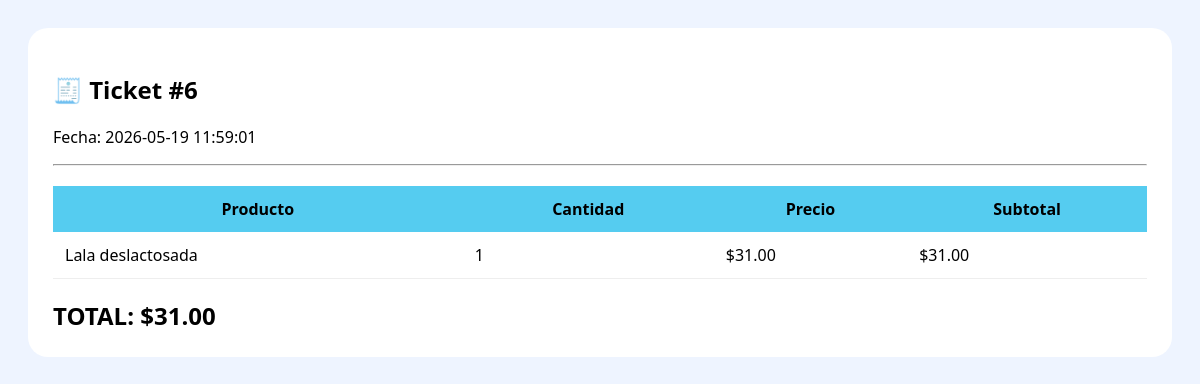
/ventas/detalle_ticket.php?id=6, run on the app's committed database.
### tables this page shows
CREATE TABLE `ventas` (
  `id` int(11) NOT NULL,
  `fecha` datetime DEFAULT current_timestamp(),
  `total` decimal(10,2) DEFAULT NULL,
  `recibido` decimal(10,2) DEFAULT 0.00,
  `cambio` decimal(10,2) DEFAULT 0.00,
  `usuario_id` int(11) DEFAULT NULL,
  `metodo_pago` varchar(50) DEFAULT 'efectivo'
);

CREATE TABLE `detalle_venta` (
  `id` int(11) NOT NULL,
  `venta_id` int(11) DEFAULT NULL,
  `producto_id` int(11) DEFAULT NULL,
  `cantidad` int(11) DEFAULT NULL,
  `precio` decimal(10,2) DEFAULT NULL,
  `subtotal` decimal(10,2) DEFAULT NULL
);

CREATE TABLE `productos` (
  `id` int(11) NOT NULL,
  `codigo_barras` varchar(50) DEFAULT NULL,
  `nombre` varchar(150) NOT NULL,
  `descripcion` text DEFAULT NULL,
  `precio_compra` decimal(10,2) DEFAULT NULL,
  `precio_venta` decimal(10,2) DEFAULT NULL,
  `stock` int(11) DEFAULT 0,
  `categoria_id` int(11) DEFAULT NULL
);

### ventas/detalle_ticket.php (the view, shortened to what this page needs)
<?php
include("../config/db.php");
$id = $_GET['id'];
$venta = $conexion->prepare("
SELECT *
FROM ventas
WHERE id = ?
");
$venta->execute([$id]);
$venta = $venta->fetch();
$detalle = $conexion->prepare("
SELECT
    detalle_venta.*,
    productos.nombre
FROM detalle_venta
INNER JOIN productos
ON detalle_venta.producto_id = productos.id
WHERE venta_id = ?
");
$detalle->execute([$id]);
$productos = $detalle->fetchAll();
?>
<!DOCTYPE html>
<html lang="es">
<head>
</head>
<body>
<div class="card">
<h2>
🧾 Ticket #<?php echo $venta['id']; ?>
</h2>
<p>
Fecha:
<?php echo $venta['fecha']; ?>
</p>
<hr>
<table>
<thead>
<tr>
    <th>Producto</th>
    <th>Cantidad</th>
    <th>Precio</th>
    <th>Subtotal</th>
</tr>
</thead>
<tbody>
<?php foreach($productos as $p): ?>
<tr>
<td>
    <?php echo $p['nombre']; ?>
</td>
<td>
    <?php echo $p['cantidad']; ?>
</td>
<td>
    $<?php echo number_format($p['precio'],2); ?>
</td>
<td>
    $<?php echo number_format($p['subtotal'],2); ?>
</td>
</tr>
<?php endforeach; ?>
</tbody>
</table>
<div class="total">
TOTAL:
$<?php echo number_format($venta['total'],2); ?>
</div>
</div>
</body>
</html>

### ventas/detalle_ticket.php (style rules this page uses)
body { font-family:'Segoe UI'; background:#eef4ff; padding:20px; }
.card { background:white; padding:25px; border-radius:20px; }
table { width:100%; border-collapse:collapse; margin-top:20px; }
table th { background:#55ccf0; padding:12px; }
table td { padding:12px; border-bottom:1px solid #eee; }
.total { margin-top:20px; font-size:24px; font-weight:bold; }

### data on the page
ventas: id "6", fecha "2026-05-19 11:59:01", total "31.00"
detalle_venta: producto.nombre "Lala deslactosada", cantidad "1", precio "31.00", subtotal "31.00"
